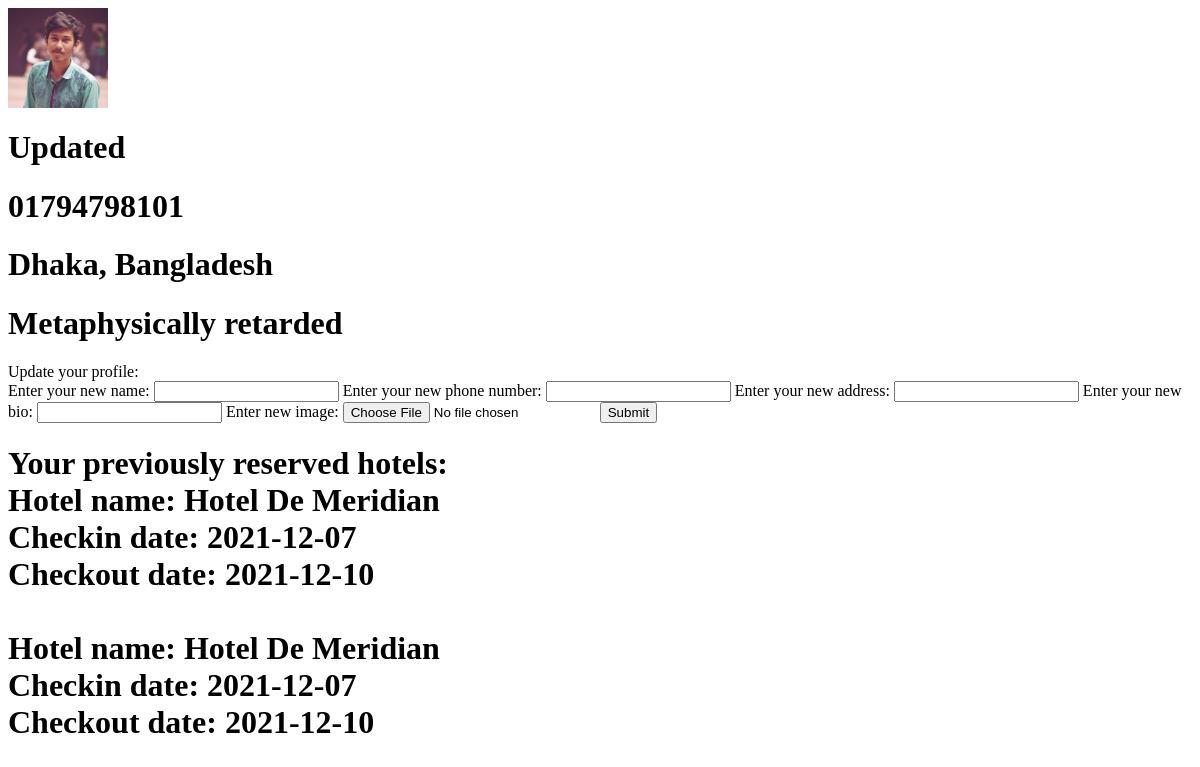
/main/user_profile/ (signed in), run on an earlier commit of the app's database.
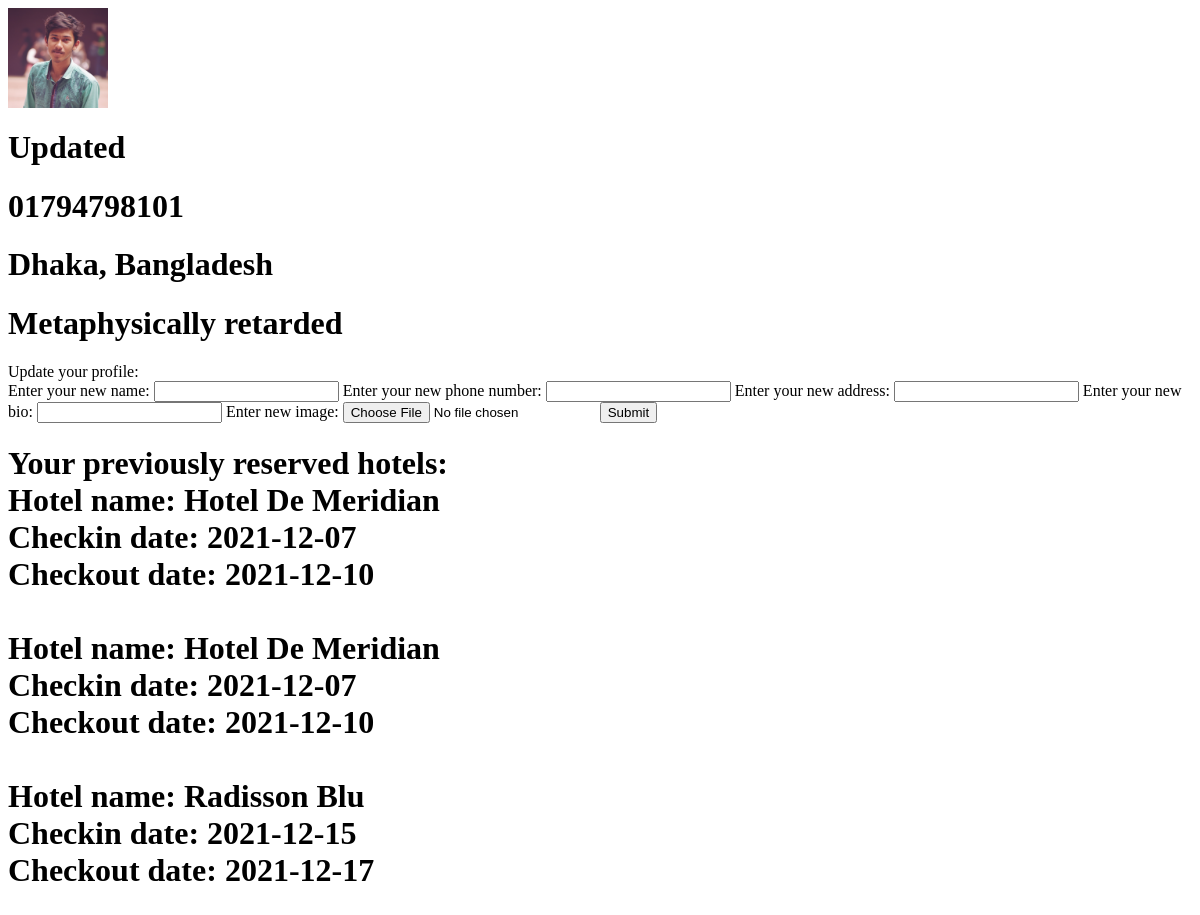
And on a later commit of the database.
### main/models.py (models this page shows)
class userProfile(models.Model):
    user = models.OneToOneField(settings.AUTH_USER_MODEL, null=True, on_delete=models.CASCADE)
    user_name = models.CharField(max_length=300, null=True)
    user_phone = models.CharField(max_length=20, null=True)
    user_address = models.CharField(max_length=20, null=True)
    date = models.DateTimeField(auto_now_add=True)
    bio = models.CharField(max_length=300, null=True)
    user_image = models.ImageField(blank=True, null=True, upload_to='media')

class HotelReservation(models.Model):
    user_name = models.CharField(max_length=20)
    user_email = models.CharField(max_length=30)
    user_phone = models.CharField(max_length=20)
    checkin_date = models.CharField(max_length=20)
    checkout_date = models.CharField(max_length=20)
    hotel_name = models.CharField(max_length=20)
    room_number = models.CharField(max_length=20)
    room_type = models.CharField(max_length=20)
    user = models.ForeignKey(settings.AUTH_USER_MODEL, default=None, on_delete=models.DO_NOTHING)

### main/views.py (the view)
@login_required(login_url="/account/login/")
def UserProfile(request):
    primaryKey = request.POST.get('primaryKey')
    if primaryKey is None:
        primaryKey = 1
    instance = userProfile.objects.get(id=primaryKey)
    UserProfile.user_name = request.POST.get('user_name')
    UserProfile.phone = request.POST.get('phone_number')
    UserProfile.address = request.POST.get('address')
    UserProfile.bio = request.POST.get('bio')
    UserProfile.image = request.FILES.get('image')
    if UserProfile.user_name is not None and UserProfile.user_name != '':
        instance.user_name = UserProfile.user_name
    if UserProfile.phone is not None and UserProfile.phone != '':
        instance.user_phone = UserProfile.phone
    if UserProfile.address is not None and UserProfile.address != '':
        instance.user_address = UserProfile.address
    if UserProfile.bio is not None and UserProfile.bio!= '':
        instance.bio = UserProfile.bio
    if UserProfile.image is not None:
        instance.user_image = UserProfile.image
    instance.save()
    profile = userProfile.objects.all()
    profile2 = userProfile.objects.filter(user=request.user).first()
    b = ''
    if profile2 is None:
        b = 'NoData'
    context = {}
    context['profile'] = profile
    context['booli'] = b
    context['name'] = UserProfile.user_name
    context['phone'] = UserProfile.phone
    context['address'] = UserProfile.address
    context['bio'] = UserProfile.bio
    context['image'] = UserProfile.image
    userBookedHotels = HotelReservation.objects.filter(user=request.user)
    context['userBookedHotels'] = userBookedHotels
    return render(request, 'main/user_profile.html', context)

### main/templates/main/User_Profile.html (shortened to what this page needs)
<html>
<body>
                        {% for profile in profile %}
                            {% if user == profile.user %}
                                    {% if profile.user_image %}
                                    <img src="{{ profile.user_image.url }}" alt="Error" height="100px" width="100px">
                                    {% endif %}
									<h1> {{ profile.user_name }} </h1>
									<h1> {{ profile.user_phone }} </h1>
									<h1> {{ profile.user_address }} </h1>
									<h1> {{ profile.bio }} </h1>
                                    Update your profile:
                                     <form method="post" autocomplete="on" enctype="multipart/form-data">
                                        Enter your new name:
                                        <input type="text" name="user_name">
                                        Enter your new phone number:
                                        <input type="text" name="phone_number">
                                        Enter your new address:
                                        <input type="text" name="address">
                                        Enter your new bio:
                                        <input type="text" name="bio">
                                         Enter new image:
                                         <input type="file" id="image" name="image">
                                        <button type="submit">
                                            Submit
                                        </button>
                                     </form>
                      {% endif %}
                        {% endfor %}
                        <h1>
                            Your previously reserved hotels:
                            <br>
                            {% for userBookedHotels in userBookedHotels %}
                            Hotel name: {{ userBookedHotels.hotel_name }} <br>
                            Checkin date: {{ userBookedHotels.checkin_date }}<br>
                            Checkout date: {{ userBookedHotels.checkout_date }}<br>
                            <br>
                            {% endfor %}
                        </h1>
</body>
</html>

What changed in the data, as far as the page shows it:
added HotelReservation: hotel_name "Radisson Blu", checkin_date "2021-12-15", checkout_date "2021-12-17"
